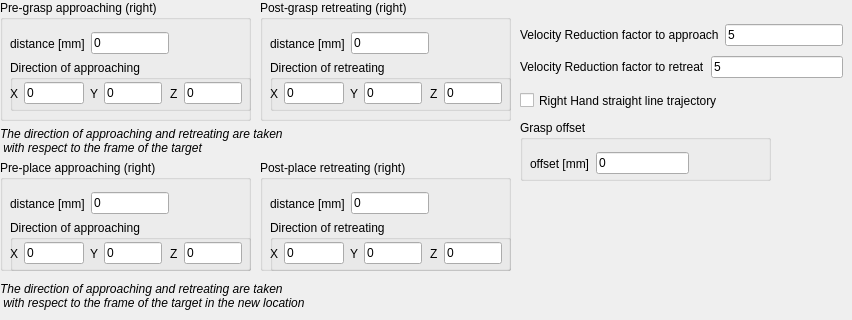
     <widget class="QWidget" name="tab_9">
      <attribute name="title">
       <string>Right</string>
      </attribute>
      <widget class="QGroupBox" name="groupBox_pre_grasp_right">
       <property name="geometry">
        <rect>
         <x>0</x>
         <y>0</y>
         <width>251</width>
         <height>121</height>
        </rect>
       </property>
       <property name="title">
        <string>Pre-grasp approaching (right)</string>
       </property>
       <widget class="QWidget" name="layoutWidget_dist">
        <property name="geometry">
         <rect>
          <x>10</x>
          <y>30</y>
          <width>159</width>
          <height>27</height>
         </rect>
        </property>
        <layout class="QHBoxLayout" name="horizontalLayout_16">
         <item>
          <widget class="QLabel" name="label_31">
           <property name="text">
            <string>distance [mm]</string>
           </property>
          </widget>
         </item>
         <item>
          <widget class="QLineEdit" name="lineEdit_pre_grasp_dist_right">
           <property name="text">
            <string>0</string>
           </property>
          </widget>
         </item>
        </layout>
       </widget>
       <widget class="QGroupBox" name="groupBox_9">
        <property name="geometry">
         <rect>
          <x>10</x>
          <y>60</y>
          <width>241</width>
          <height>51</height>
         </rect>
        </property>
        <property name="title">
         <string>Direction of approaching</string>
        </property>
        <widget class="QWidget" name="layoutWidget_12">
         <property name="geometry">
          <rect>
           <x>80</x>
           <y>20</y>
           <width>72</width>
           <height>27</height>
          </rect>
         </property>
         <layout class="QHBoxLayout" name="horizontalLayout_29">
          <item>
           <widget class="QLabel" name="label_97">
            <property name="text">
             <string>Y</string>
            </property>
           </widget>
          </item>
          <item>
           <widget class="QLineEdit" name="lineEdit_pre_grasp_y_right">
            <property name="text">
             <string>0</string>
            </property>
           </widget>
          </item>
         </layout>
        </widget>
        <widget class="QWidget" name="layoutWidget_13">
         <property name="geometry">
          <rect>
           <x>160</x>
           <y>20</y>
           <width>72</width>
           <height>27</height>
          </rect>
         </property>
         <layout class="QHBoxLayout" name="horizontalLayout_30">
          <item>
           <widget class="QLabel" name="label_98">
            <property name="text">
             <string>Z</string>
            </property>
           </widget>
          </item>
          <item>
           <widget class="QLineEdit" name="lineEdit_pre_grasp_z_right">
            <property name="text">
             <string>0</string>
            </property>
           </widget>
          </item>
         </layout>
        </widget>
        <widget class="QWidget" name="layoutWidget_eng_tol_pos_3">
         <property name="geometry">
          <rect>
           <x>0</x>
           <y>20</y>
           <width>74</width>
           <height>27</height>
          </rect>
         </property>
         <layout class="QHBoxLayout" name="horizontalLayout_31">
          <item>
           <widget class="QLabel" name="label_99">
            <property name="text">
             <string>X</string>
            </property>
           </widget>
          </item>
          <item>
           <widget class="QLineEdit" name="lineEdit_pre_grasp_x_right">
            <property name="text">
             <string>0</string>
            </property>
           </widget>
          </item>
         </layout>
        </widget>
       </widget>
      </widget>
      <widget class="QGroupBox" name="groupBox_post_grasp_right">
       <property name="geometry">
        <rect>
         <x>260</x>
         <y>0</y>
         <width>251</width>
         <height>121</height>
        </rect>
       </property>
       <property name="title">
        <string>Post-grasp retreating (right)</string>
       </property>
       <widget class="QWidget" name="layoutWidget_dist_2">
        <property name="geometry">
         <rect>
          <x>10</x>
          <y>30</y>
          <width>159</width>
          <height>27</height>
         </rect>
        </property>
        <layout class="QHBoxLayout" name="horizontalLayout_18">
         <item>
          <widget class="QLabel" name="label_33">
           <property name="text">
            <string>distance [mm]</string>
           </property>
          </widget>
         </item>
         <item>
          <widget class="QLineEdit" name="lineEdit_post_grasp_dist_right">
           <property name="text">
            <string>0</string>
           </property>
          </widget>
         </item>
        </layout>
       </widget>
       <widget class="QGroupBox" name="groupBox_10">
        <property name="geometry">
         <rect>
          <x>10</x>
          <y>60</y>
          <width>241</width>
          <height>51</height>
         </rect>
        </property>
        <property name="title">
         <string>Direction of retreating</string>
        </property>
        <widget class="QWidget" name="layoutWidget_14">
         <property name="geometry">
          <rect>
           <x>80</x>
           <y>20</y>
           <width>72</width>
           <height>27</height>
          </rect>
         </property>
         <layout class="QHBoxLayout" name="horizontalLayout_32">
          <item>
           <widget class="QLabel" name="label_100">
            <property name="text">
             <string>Y</string>
            </property>
           </widget>
          </item>
          <item>
           <widget class="QLineEdit" name="lineEdit_post_grasp_y_right">
            <property name="text">
             <string>0</string>
            </property>
           </widget>
          </item>
         </layout>
        </widget>
        <widget class="QWidget" name="layoutWidget_15">
         <property name="geometry">
          <rect>
           <x>160</x>
           <y>20</y>
           <width>72</width>
           <height>27</height>
          </rect>
         </property>
         <layout class="QHBoxLayout" name="horizontalLayout_33">
          <item>
           <widget class="QLabel" name="label_101">
            <property name="text">
             <string>Z</string>
            </property>
           </widget>
          </item>
          <item>
           <widget class="QLineEdit" name="lineEdit_post_grasp_z_right">
            <property name="text">
             <string>0</string>
            </property>
           </widget>
          </item>
         </layout>
        </widget>
        <widget class="QWidget" name="layoutWidget_eng_tol_pos_4">
         <property name="geometry">
          <rect>
           <x>0</x>
           <y>20</y>
           <width>74</width>
           <height>27</height>
          </rect>
         </property>
         <layout class="QHBoxLayout" name="horizontalLayout_34">
          <item>
           <widget class="QLabel" name="label_102">
            <property name="text">
             <string>X</string>
            </property>
           </widget>
          </item>
          <item>
           <widget class="QLineEdit" name="lineEdit_post_grasp_x_right">
            <property name="text">
             <string>0</string>
            </property>
           </widget>
          </item>
         </layout>
        </widget>
       </widget>
      </widget>
      <widget class="QLabel" name="label_pick_right">
       <property name="geometry">
        <rect>
         <x>0</x>
         <y>120</y>
         <width>361</width>
         <height>41</height>
        </rect>
       </property>
       <property name="font">
        <font>
         <italic>true</italic>
         <underline>false</underline>
        </font>
       </property>
       <property name="text">
        <string>The direction of approaching and retreating are taken 
 with respect to the frame of the target</string>
       </property>
      </widget>
      <widget class="QGroupBox" name="groupBox_pre_place_right">
       <property name="geometry">
        <rect>
         <x>0</x>
         <y>160</y>
         <width>251</width>
         <height>111</height>
        </rect>
       </property>
       <property name="title">
        <string>Pre-place approaching (right)</string>
       </property>
       <widget class="QWidget" name="layoutWidget_dist_5">
        <property name="geometry">
         <rect>
          <x>10</x>
          <y>30</y>
          <width>159</width>
          <height>27</height>
         </rect>
        </property>
        <layout class="QHBoxLayout" name="horizontalLayout_101">
         <item>
          <widget class="QLabel" name="label_186">
           <property name="text">
            <string>distance [mm]</string>
           </property>
          </widget>
         </item>
         <item>
          <widget class="QLineEdit" name="lineEdit_pre_place_dist_right">
           <property name="text">
            <string>0</string>
           </property>
          </widget>
         </item>
        </layout>
       </widget>
       <widget class="QGroupBox" name="groupBox_13">
        <property name="geometry">
         <rect>
          <x>10</x>
          <y>60</y>
          <width>241</width>
          <height>51</height>
         </rect>
        </property>
        <property name="title">
         <string>Direction of approaching</string>
        </property>
        <widget class="QWidget" name="layoutWidget_24">
         <property name="geometry">
          <rect>
           <x>80</x>
           <y>20</y>
           <width>72</width>
           <height>27</height>
          </rect>
         </property>
         <layout class="QHBoxLayout" name="horizontalLayout_102">
          <item>
           <widget class="QLabel" name="label_187">
            <property name="text">
             <string>Y</string>
            </property>
           </widget>
          </item>
          <item>
           <widget class="QLineEdit" name="lineEdit_pre_place_y_right">
            <property name="text">
             <string>0</string>
            </property>
           </widget>
          </item>
         </layout>
        </widget>
        <widget class="QWidget" name="layoutWidget_25">
         <property name="geometry">
          <rect>
           <x>160</x>
           <y>20</y>
           <width>72</width>
           <height>27</height>
          </rect>
         </property>
         <layout class="QHBoxLayout" name="horizontalLayout_103">
          <item>
           <widget class="QLabel" name="label_188">
            <property name="text">
             <string>Z</string>
            </property>
           </widget>
          </item>
          <item>
           <widget class="QLineEdit" name="lineEdit_pre_place_z_right">
            <property name="text">
             <string>0</string>
            </property>
           </widget>
          </item>
         </layout>
        </widget>
        <widget class="QWidget" name="layoutWidget_eng_tol_pos_9">
         <property name="geometry">
          <rect>
           <x>0</x>
           <y>20</y>
           <width>74</width>
           <height>27</height>
          </rect>
         </property>
         <layout class="QHBoxLayout" name="horizontalLayout_104">
          <item>
           <widget class="QLabel" name="label_189">
            <property name="text">
             <string>X</string>
            </property>
           </widget>
          </item>
          <item>
           <widget class="QLineEdit" name="lineEdit_pre_place_x_right">
            <property name="text">
             <string>0</string>
            </property>
           </widget>
          </item>
         </layout>
        </widget>
       </widget>
      </widget>
      <widget class="QGroupBox" name="groupBox_post_place_right">
       <property name="geometry">
        <rect>
         <x>260</x>
         <y>160</y>
         <width>251</width>
         <height>111</height>
        </rect>
       </property>
       <property name="title">
        <string>Post-place retreating (right)</string>
       </property>
       <widget class="QWidget" name="layoutWidget_dist_6">
        <property name="geometry">
         <rect>
          <x>10</x>
          <y>30</y>
          <width>159</width>
          <height>27</height>
         </rect>
        </property>
        <layout class="QHBoxLayout" name="horizontalLayout_105">
         <item>
          <widget class="QLabel" name="label_190">
           <property name="text">
            <string>distance [mm]</string>
           </property>
          </widget>
         </item>
         <item>
          <widget class="QLineEdit" name="lineEdit_post_place_dist_right">
           <property name="text">
            <string>0</string>
           </property>
          </widget>
         </item>
        </layout>
       </widget>
       <widget class="QGroupBox" name="groupBox_14">
        <property name="geometry">
         <rect>
          <x>10</x>
          <y>60</y>
          <width>241</width>
          <height>51</height>
         </rect>
        </property>
        <property name="title">
         <string>Direction of retreating</string>
        </property>
        <widget class="QWidget" name="layoutWidget_26">
         <property name="geometry">
          <rect>
           <x>80</x>
           <y>20</y>
           <width>72</width>
           <height>27</height>
          </rect>
         </property>
         <layout class="QHBoxLayout" name="horizontalLayout_106">
          <item>
           <widget class="QLabel" name="label_191">
            <property name="text">
             <string>Y</string>
            </property>
           </widget>
          </item>
          <item>
           <widget class="QLineEdit" name="lineEdit_post_place_y_right">
            <property name="text">
             <string>0</string>
            </property>
           </widget>
          </item>
         </layout>
        </widget>
        <widget class="QWidget" name="layoutWidget_27">
         <property name="geometry">
          <rect>
           <x>160</x>
           <y>20</y>
           <width>72</width>
           <height>27</height>
          </rect>
         </property>
         <layout class="QHBoxLayout" name="horizontalLayout_107">
          <item>
           <widget class="QLabel" name="label_192">
            <property name="text">
             <string>Z</string>
            </property>
           </widget>
          </item>
          <item>
           <widget class="QLineEdit" name="lineEdit_post_place_z_right">
            <property name="text">
             <string>0</string>
            </property>
           </widget>
          </item>
         </layout>
        </widget>
        <widget class="QWidget" name="layoutWidget_eng_tol_pos_10">
         <property name="geometry">
          <rect>
           <x>0</x>
           <y>20</y>
           <width>74</width>
           <height>27</height>
          </rect>
         </property>
         <layout class="QHBoxLayout" name="horizontalLayout_108">
          <item>
           <widget class="QLabel" name="label_193">
            <property name="text">
             <string>X</string>
            </property>
           </widget>
          </item>
          <item>
           <widget class="QLineEdit" name="lineEdit_post_place_x_right">
            <property name="text">
             <string>0</string>
            </property>
           </widget>
          </item>
         </layout>
        </widget>
       </widget>
      </widget>
      <widget class="QLabel" name="label_place_right">
       <property name="geometry">
        <rect>
         <x>0</x>
         <y>280</y>
         <width>511</width>
         <height>31</height>
        </rect>
       </property>
       <property name="font">
        <font>
         <italic>true</italic>
         <underline>false</underline>
        </font>
       </property>
       <property name="text">
        <string>The direction of approaching and retreating are taken 
 with respect to the frame of the target in the new location</string>
       </property>
      </widget>
      <widget class="QWidget" name="layoutWidget">
       <property name="geometry">
        <rect>
         <x>520</x>
         <y>20</y>
         <width>323</width>
         <height>62</height>
        </rect>
       </property>
       <layout class="QVBoxLayout" name="verticalLayout_28">
        <item>
         <layout class="QHBoxLayout" name="horizontalLayout_14">
          <item>
           <widget class="QLabel" name="label_194">
            <property name="text">
             <string>Velocity Reduction factor to approach</string>
            </property>
           </widget>
          </item>
          <item>
           <widget class="QLineEdit" name="lineEdit_w_red_app_right">
            <property name="text">
             <string>5</string>
            </property>
           </widget>
          </item>
         </layout>
        </item>
        <item>
         <layout class="QHBoxLayout" name="horizontalLayout_21">
          <item>
           <widget class="QLabel" name="label_195">
            <property name="text">
             <string>Velocity Reduction factor to retreat</string>
            </property>
           </widget>
          </item>
          <item>
           <widget class="QLineEdit" name="lineEdit_w_red_ret_right">
            <property name="text">
             <string>5</string>
            </property>
           </widget>
          </item>
         </layout>
        </item>
       </layout>
      </widget>
      <widget class="QCheckBox" name="checkBox_straight_line_right">
       <property name="geometry">
        <rect>
         <x>520</x>
         <y>90</y>
         <width>251</width>
         <height>21</height>
        </rect>
       </property>
       <property name="text">
        <string>Right Hand straight line trajectory</string>
       </property>
      </widget>
      <widget class="QGroupBox" name="groupBox_grasp_offset_right">
       <property name="geometry">
        <rect>
         <x>520</x>
         <y>120</y>
         <width>251</width>
         <height>61</height>
        </rect>
       </property>
       <property name="title">
        <string>Grasp offset</string>
       </property>
       <widget class="QWidget" name="layoutWidget_dist_3">
        <property name="geometry">
         <rect>
          <x>10</x>
          <y>30</y>
          <width>159</width>
          <height>27</height>
         </rect>
        </property>
        <layout class="QHBoxLayout" name="horizontalLayout_70">
         <item>
          <widget class="QLabel" name="label_116">
           <property name="text">
            <string>offset [mm]</string>
           </property>
          </widget>
         </item>
         <item>
          <widget class="QLineEdit" name="lineEdit_grasp_offset_right">
           <property name="text">
            <string>0</string>
           </property>
          </widget>
         </item>
        </layout>
       </widget>
      </widget>
     </widget>
